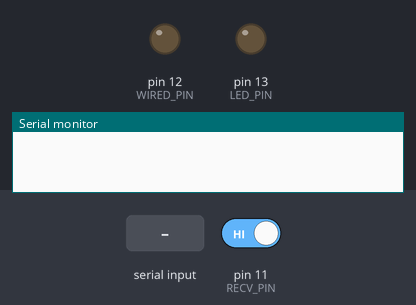
The sketch below on a simulated Arduino Uno, built with avr-gcc and run on an emulated ATmega328P. On the bench: output pins drawn as LEDs (lit = HIGH), the last lines printed to the serial monitor. The test bench sets the inputs (shaded band); at power-on: pin 11 (RECV_PIN) HIGH.

Above: at 1.2 s.
1.3 s: pin 11 (RECV_PIN) driven LOW
At 2.2 s:
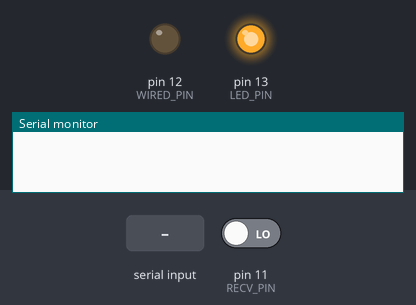
2.8 s: ",\n" received over Serial
4.3 s: pin 11 (RECV_PIN) driven HIGH
At 5.6 s:
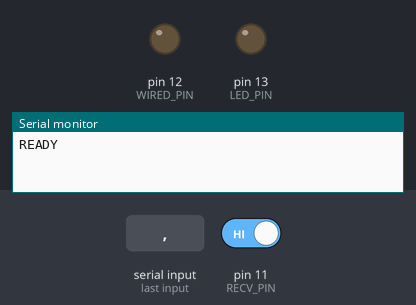
Timing chart, 0 to 7.3 s (numbered marks = the images above; inputs shaded):
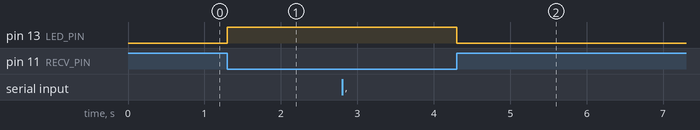

The sketch:

simple-ir.ino
```cpp
// -*- C -*-

/* Copyright 2015 by Chris Osborn <fozztexx@fozztexx.com>
 *
 * This is free software; you can redistribute it and/or modify it
 * under the terms of the GNU General Public License as published by
 * the Free Software Foundation; either version 2, or (at your option)
 * any later version.
 *
 * This is distributed in the hope that it will be useful, but
 * WITHOUT ANY WARRANTY; without even the implied warranty of
 * MERCHANTABILITY or FITNESS FOR A PARTICULAR PURPOSE. See the GNU
 * General Public License for more details.
 */

#include <IRremote.h>

#define BUFLEN		150

#define XMIT_PIN	3
#define RECV_PIN	11
#define WIRED_PIN	12
#define LED_PIN		13

#define STATE_IRON	1
#define STATE_IROFF	0
#define STATE_SERIAL	2

IRsend irsend;

unsigned long last, ser_last;
int state = 0;
unsigned int rcv_buf[BUFLEN], rcv_pos = 0;

void setup()
{
  Serial.begin(9600);
  pinMode(RECV_PIN, INPUT);
  pinMode(LED_PIN, OUTPUT);
  pinMode(WIRED_PIN, OUTPUT);
  last = micros();
  irsend.enableIROut(38);
}

void transmit_IR()
{
  unsigned int i, on;
  int len;


  for (i = 0; i < rcv_pos; i++) {
    on = !(i % 2);
    len = rcv_buf[i];
    len *= 2 * on - 1;
    digitalWrite(LED_PIN, on);
    digitalWrite(WIRED_PIN, on);
    if (on)
      irsend.mark(rcv_buf[i] * 100);
    else
      irsend.space(rcv_buf[i] * 100);
  }

  digitalWrite(LED_PIN, 0);
  digitalWrite(WIRED_PIN, 0);
  irsend.space(1);

  return;
}

void loop()
{
  unsigned long now, len;
  int cur;
  unsigned int i;


  now = micros();

  while (Serial.available()) {
    if (state != STATE_SERIAL) {
      rcv_pos = 0;
      state = STATE_SERIAL;
      rcv_buf[rcv_pos] = 0;
    }

    cur = Serial.read();
    ser_last = now;
    if (cur >= '0' && cur <= '9') {
      rcv_buf[rcv_pos] *= 10;
      rcv_buf[rcv_pos] += cur - '0';
    }
    else if (cur == ',') {
      rcv_pos++;
      rcv_buf[rcv_pos] = 0;
    }

    if (rcv_pos == BUFLEN || cur == '\n' || cur == '\r') {
      rcv_pos++;
      if (rcv_buf[0] || rcv_pos > 1)
	transmit_IR();
      rcv_pos = 0;
      rcv_buf[rcv_pos] = 0;

      /* Still receiving if we filled the buffer */
      if (cur == '\n' || cur == '\r') {
	state = STATE_IROFF;
	Serial.print("READY\r\n");
      }
    }
  }

  if (state == STATE_SERIAL && now - ser_last >= 10000000) {
    Serial.print("TIMEOUT\r\n");
    rcv_pos = 0;
    state = STATE_IROFF;
  }

  if (state != STATE_SERIAL) {
    len = now - last;
    cur = !digitalRead(RECV_PIN);
    digitalWrite(LED_PIN, cur);

    if (!cur && len > 100000 && rcv_pos) {
      if (rcv_pos > 10) {
	for (i = 0; i < rcv_pos; i++) {
	  if (i)
	    Serial.print(",");
	  Serial.print(rcv_buf[i]);
	}
	Serial.print("\r\n");
      }

      rcv_pos = 0;
    }

    if (cur != state) {
      if (rcv_pos < BUFLEN && (rcv_pos || state))
	rcv_buf[rcv_pos++] = len / 100;
      last = now;
      state = cur;
    }
  }

  return;
}
```

Measured:
- after the input at 1.3 s, pin 13 (LED_PIN): LOW → HIGH at once
- after the input at 4.3 s, pin 13 (LED_PIN): HIGH → LOW at once
